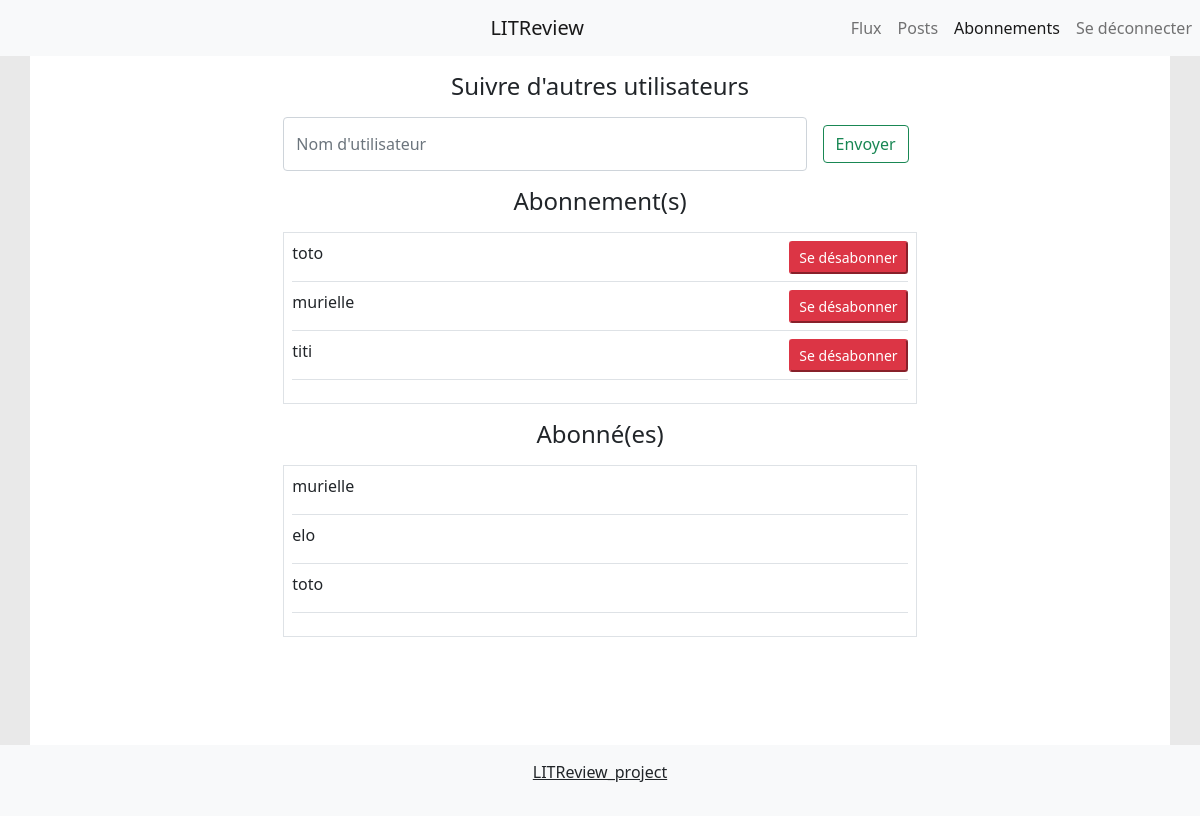
/subscription/ (signed in), run on an earlier commit of the app's database.
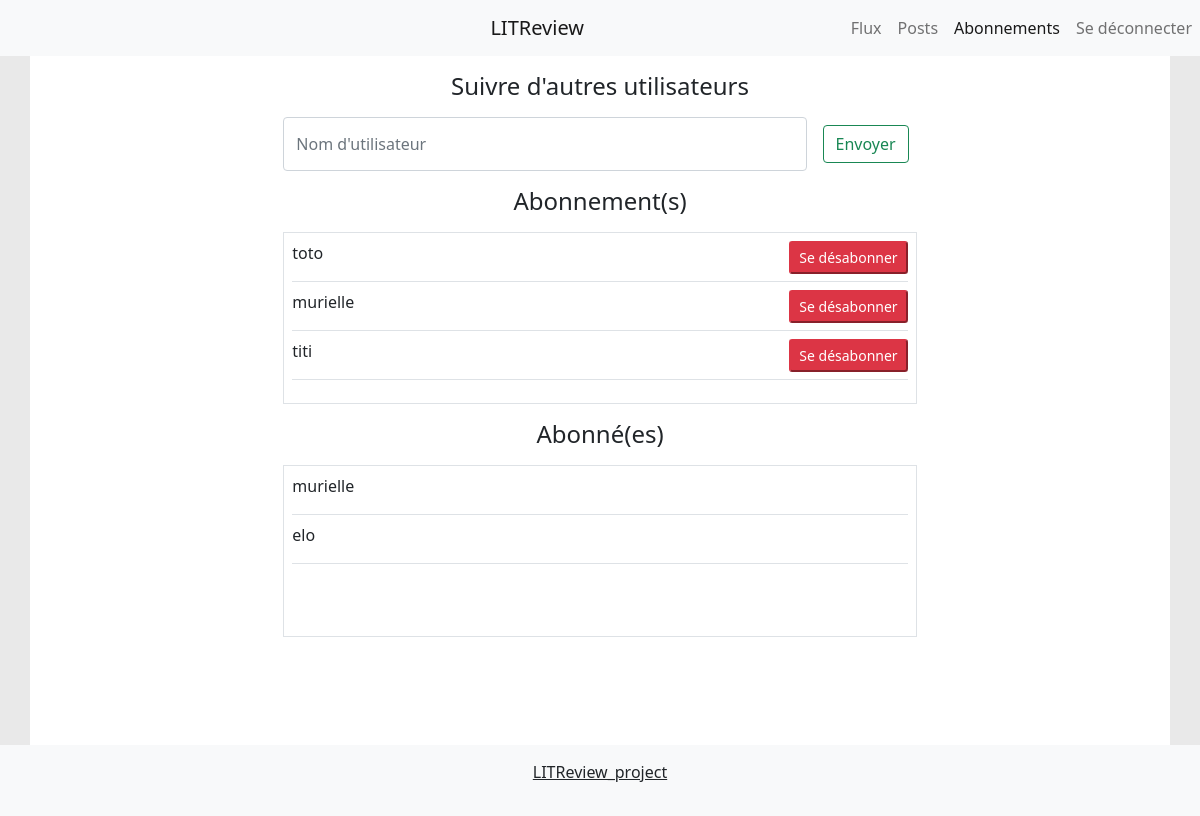
And on a later commit of the database.
### review/models.py (models this page shows, shortened)
class UserFollows(models.Model):
    user = models.ForeignKey(to=settings.AUTH_USER_MODEL, on_delete=models.CASCADE, related_name='following')
    followed_user = models.ForeignKey(to=settings.AUTH_USER_MODEL, on_delete=models.CASCADE,
                                      related_name='following_by')
    class Meta:
        unique_together = ('user', 'followed_user', )

### review/views.py (the view)
# urls.py: path('subscription/', subscription_page, name='subscription_page'),
@login_required()
def subscription_page(request):
    section = 'subscription'
    return render(request, 'review/subscriptions.html', {'section': section,
                                                         'list_of_following_users': request.user.following.all(),
                                                         'list_of_followed_users': request.user.following_by.all()})

### review/templates/review/subscriptions.html (shortened to what this page needs)
{% extends 'review/base.html'  %}
{% load static %}
{% block body %}
  <div class="col-10">
      <h1 class="text-center fs-4 m-3">Suivre d'autres utilisateurs</h1>
      <div>
          <form class="d-flex m-3 col-md-8 col-12 mx-auto" action="{% url 'review:new_follow' %}" method="post">
              <input class="form-control me-2" type="search" placeholder="Nom d'utilisateur" aria-label="Search" name="subscribe_to" >
              <button class="btn btn-outline-success m-2" type="submit">Envoyer</button>
          </form>
      </div>
      <div>
          <h1 class="text-center fs-4 m-3">Abonnement(s)</h1>
          <ul class="h-25 border mx-auto col-md-8 col-12 list-unstyled overflow-scroll">
              {% for sub in list_of_following_users %}
              <li class="m-2">
                  <div class="w-100 border-bottom">
                      <div class="d-flex">
                         <p class="col-8">{{ sub.followed_user}} </p>
                        <div class="col-4 text-end">
                            <button class="btn-sm btn-danger align-middle" type="button" onclick="window.location.href= '{{sub.id}}/delete_subscription/'">Se désabonner</button>
                        </div>
                      </div>
                  </div>
              </li>
              {% endfor %}
          </ul>
      </div>
      <div class="justify-content-center">
          <h1 class="text-center fs-4 m-3">Abonné(es)</h1>
          <ul class="h-25 border mx-auto col-md-8 col-12 list-unstyled overflow-scroll">
              {% for sub in list_of_followed_users %}
              <li class="m-2 border-bottom">
                  <p class="col-12"> {{ sub.user }}</p>
              </li>
              {% endfor %}
          </ul>
      </div>
  </div>
{% endblock %}

### review/templates/review/base.html (shortened to what this page needs)
{% load static %}
<html lang='fr'>
  <head>
      <link rel="stylesheet" type="text/css" href="{% static 'css/base_style.css' %}">
      <link href="https://cdn.jsdelivr.net/npm/bootstrap@5.1.0/dist/css/bootstrap.min.css" rel="stylesheet">
      <link rel="stylesheet" href="https://maxst.icons8.com/vue-static/landings/line-awesome/line-awesome/1.3.0/css/line-awesome.min.css">
  </head>
  <body>
    <div class="d-flex flex-column h-100">
      <div class="row gx-0">
        <div class="col-12">
          <header>
            <nav class="navbar navbar-expand-lg navbar-light bg-light">
              <div class="container-fluid">
                {% if user.is_authenticated %}
                <div class="container-fluid">
                  <div class="row gx-0 flex-lg-row flex-row-reverse">
                    <div class="navbar-header d-flex flex-row col-lg-6 col-7">
                      <a class="navbar-brand ms-lg-auto" href="{% url 'review:index' %}">LITReview</a>
                    </div>
                {% else %}
                <div class="navbar-header d-flex flex-row col-12">
                  <a class="navbar-brand mx-auto" href="{% url 'review:index' %}">LITReview</a>
                {% endif %}
                {% if user.is_authenticated %}
                    <div class="col-lg-6 col-12">
                      <div class="collapse navbar-collapse" id="navbarSupportedContent">
                        <ul class="navbar-nav ms-md-auto mb-2 mb-lg-0">
                          <li class="nav-item ms-2 ms-lg-0">
                            {% if section == 'flux' %}
                            <a class="nav-link active" aria-current="page" href="{% url 'review:index' %}">Flux</a>
                            {% else %}
                            <a class="nav-link" aria-current="page" href="{% url 'review:index' %}">Flux</a>
                            {% endif %}
                          </li>
                          <li class="nav-item ms-2 ms-lg-0">
                            {% if section == 'posts' %}
                            <a class="nav-link active" href="{% url 'review:posts' %}">Posts</a>
                            {% else %}
                            <a class="nav-link" href="{% url 'review:posts' %}">Posts</a>
                            {% endif %}
                          </li>
                          <li class="nav-item ms-2 ms-lg-0">
                            {% if section == 'subscription' %}
                            <a class="nav-link active" href="{% url 'review:subscription_page' %}">Abonnements</a>
                            {% else %}
                            <a class="nav-link" href="{% url 'review:subscription_page' %}">Abonnements</a>
                            {% endif %}
                          </li>
                          <li class="nav-item ms-2 ms-lg-0">
                            <a class="nav-link" id="deconexion" href="{% url 'auth_system:logout' %}">Se déconnecter</a>
                          </li>
                        </ul>
                      </div>
                    </div>
                  </div>
                </div>
                {% else %}
                </div>
                {% endif %}
              </div>
            </nav>
          </header>
        </div>
      </div>
      <div class="content-background row gx-0 justify-content-center flex-grow-1 flex_shrink-0 w-auto" style="background-color: rgb(233,233,233);">
        <div class="col-12">
          <div class="bg-white container d-flex h-100 justify-content-center">
            {% block body %}{% endblock %}
          </div>
        </div>
      </div>
      <div class="row gx-0 flex-shrink-0">
        <div class="col-12">
          <footer class="bg-light h-100">
            <p id="footer_message">LITReview_project</p>
          </footer>
        </div>
      </div>
    </div>
  </body>
</html>

### review/static/css/base_style.css (style rules this page uses)
#footer_message { text-align: center; text-decoration: underline; padding-top: 15px; padding-bottom: 0px; }
html, body { height: 100% }
footer { height: 50px; width: 100%; }

What changed in the data, as far as the page shows it:
removed UserFollows: user "toto", shown under "Abonné(es)"
